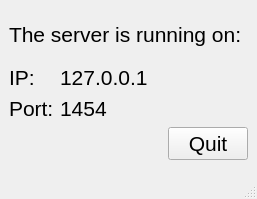
<?xml version="1.0" encoding="UTF-8"?>
<ui version="4.0">
 <class>MainWindow</class>
 <widget class="QMainWindow" name="MainWindow">
  <property name="geometry">
   <rect>
    <x>0</x>
    <y>0</y>
    <width>257</width>
    <height>199</height>
   </rect>
  </property>
  <property name="font">
   <font>
    <pointsize>16</pointsize>
   </font>
  </property>
  <property name="windowTitle">
   <string>Server</string>
  </property>
  <widget class="QWidget" name="centralwidget">
   <layout class="QVBoxLayout" name="verticalLayout">
    <item>
     <widget class="QLabel" name="label">
      <property name="font">
       <font>
        <pointsize>16</pointsize>
       </font>
      </property>
      <property name="text">
       <string>The server is running on:</string>
      </property>
     </widget>
    </item>
    <item>
     <layout class="QFormLayout" name="formLayout">
      <item row="0" column="0">
       <widget class="QLabel" name="label_2">
        <property name="font">
         <font>
          <pointsize>16</pointsize>
         </font>
        </property>
        <property name="text">
         <string>IP:</string>
        </property>
       </widget>
      </item>
      <item row="0" column="1">
       <widget class="QLabel" name="ipLabel">
        <property name="font">
         <font>
          <pointsize>16</pointsize>
         </font>
        </property>
        <property name="text">
         <string>127.0.0.1</string>
        </property>
       </widget>
      </item>
      <item row="1" column="0">
       <widget class="QLabel" name="label_3">
        <property name="font">
         <font>
          <pointsize>16</pointsize>
         </font>
        </property>
        <property name="text">
         <string>Port:</string>
        </property>
       </widget>
      </item>
      <item row="1" column="1">
       <widget class="QLabel" name="portLabel">
        <property name="font">
         <font>
          <pointsize>16</pointsize>
         </font>
        </property>
        <property name="text">
         <string>1454</string>
        </property>
       </widget>
      </item>
     </layout>
    </item>
    <item>
     <layout class="QHBoxLayout" name="horizontalLayout_2">
      <item>
       <spacer name="horizontalSpacer">
        <property name="orientation">
         <enum>Qt::Horizontal</enum>
        </property>
        <property name="sizeHint" stdset="0">
         <size>
          <width>40</width>
          <height>20</height>
         </size>
        </property>
       </spacer>
      </item>
      <item>
       <widget class="QPushButton" name="quitButton">
        <property name="text">
         <string>Quit</string>
        </property>
       </widget>
      </item>
     </layout>
    </item>
   </layout>
  </widget>
  <widget class="QMenuBar" name="menubar">
   <property name="geometry">
    <rect>
     <x>0</x>
     <y>0</y>
     <width>257</width>
     <height>24</height>
    </rect>
   </property>
  </widget>
  <widget class="QStatusBar" name="statusbar"/>
 </widget>
 <resources/>
 <connections/>
</ui>
